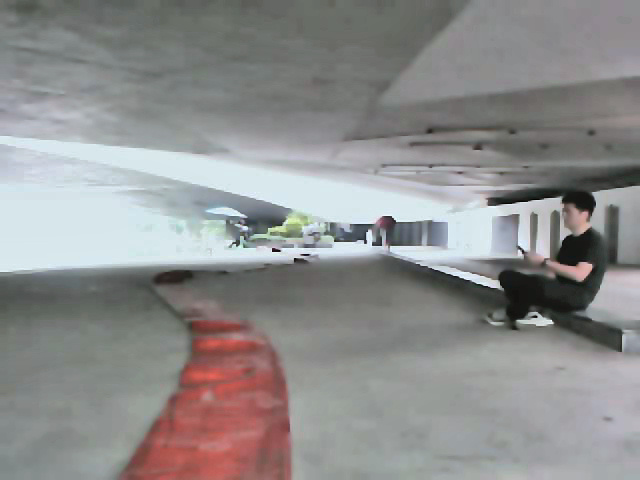
#> input picture datasets/low_light_camera_full_rgb/enhanced/lowlight_camera_full_rgb_t000000.jpg, 640 x 480 px
$ python -i image_ops.py   (imports and definitions only)   (older library calls are emulated)
#> lines starting #> are read from the running program, lines starting #| are printed output that depends on the picture
"""Frame sampling and adaptive low-light image restoration."""

from __future__ import annotations

from dataclasses import asdict, dataclass
from pathlib import Path

import cv2
import numpy as np
from PIL import Image


@dataclass(frozen=True)
class FrameMetrics:
    mean: float
    median: float
    p05: float
    p95: float
    dark_fraction: float
    highlight_fraction: float
    laplacian_variance: float

    def to_dict(self) -> dict[str, float]:
        return asdict(self)


@dataclass(frozen=True)
class EnhancementParams:
    gamma: float
    retinex_weight: float
    clahe_clip_limit: float
    denoise_sigma_color: float
    sharpen_amount: float

    def to_dict(self) -> dict[str, float]:
        return asdict(self)


@dataclass(frozen=True)
class EnhancedFrame:
    image: np.ndarray
    before: FrameMetrics
    after: FrameMetrics
    params: EnhancementParams


def sample_times(
    duration_seconds: int = 300, interval_seconds: int = 5
) -> tuple[int, ...]:
    if duration_seconds <= 0 or interval_seconds <= 0:
        raise ValueError("duration and interval must be positive")
    return tuple(range(0, duration_seconds, interval_seconds))


def validate_bgr(frame: np.ndarray) -> None:
    if not isinstance(frame, np.ndarray) or frame.dtype != np.uint8:
        raise TypeError("frame must be a uint8 numpy array")
    if frame.ndim != 3 or frame.shape[2] != 3:
        raise ValueError("frame must have shape HxWx3")


def measure_frame(frame_bgr: np.ndarray) -> FrameMetrics:
    validate_bgr(frame_bgr)
    gray = cv2.cvtColor(frame_bgr, cv2.COLOR_BGR2GRAY)
    return FrameMetrics(
        mean=float(gray.mean()),
        median=float(np.median(gray)),
        p05=float(np.percentile(gray, 5)),
        p95=float(np.percentile(gray, 95)),
        dark_fraction=float((gray < 40).mean()),
        highlight_fraction=float((gray > 245).mean()),
        laplacian_variance=float(cv2.Laplacian(gray, cv2.CV_64F).var()),
    )


def _limited_gray_world(
    frame_bgr: np.ndarray, gain_min: float = 0.85, gain_max: float = 1.18
) -> np.ndarray:
    means = frame_bgr.reshape(-1, 3).mean(axis=0)
    target = float(means.mean())
    gains = np.clip(target / np.maximum(means, 1.0), gain_min, gain_max)
    balanced = frame_bgr.astype(np.float32) * gains.reshape(1, 1, 3)
    return np.clip(balanced, 0, 255).astype(np.uint8)


def _robust_uint8(values: np.ndarray, low: float = 1.0, high: float = 99.0) -> np.ndarray:
    lower, upper = np.percentile(values, (low, high))
    if upper <= lower + 1e-6:
        return np.zeros(values.shape, dtype=np.uint8)
    normalized = (values - lower) * 255.0 / (upper - lower)
    return np.clip(normalized, 0, 255).astype(np.uint8)


def _protect_highlights(original_l: np.ndarray, candidate_l: np.ndarray) -> np.ndarray:
    mask = np.clip(
        (original_l.astype(np.float32) - 180.0) / 65.0,
        0.0,
        1.0,
    )
    protected = (
        candidate_l.astype(np.float32) * (1.0 - mask)
        + original_l.astype(np.float32) * mask
    )
    return np.clip(protected, 0, 255).astype(np.uint8)


def _conditional_unsharp(
    frame_bgr: np.ndarray,
    dark_fraction: float,
    laplacian_variance: float,
) -> tuple[np.ndarray, float]:
    amount = float(np.clip(0.45 - 0.35 * dark_fraction, 0.10, 0.45))
    if laplacian_variance > 500.0:
        amount *= 0.5
    blurred = cv2.GaussianBlur(frame_bgr, (0, 0), 1.0)
    sharpened = cv2.addWeighted(frame_bgr, 1.0 + amount, blurred, -amount, 0)
    return sharpened, amount


def enhance_low_light(frame_bgr: np.ndarray) -> EnhancedFrame:
    """Enhance a frame while adapting strength to the measured illumination."""

    validate_bgr(frame_bgr)
    before = measure_frame(frame_bgr)
    darkness = float(np.clip((115.0 - before.median) / 90.0, 0.0, 1.0))
    retinex_weight = float(0.08 + 0.52 * darkness)
    gamma = float(
        np.clip(
            np.log(115.0 / 255.0)
            / np.log(max(before.median, 1.0) / 255.0),
            0.55,
            1.0,
        )
    )

    balanced = _limited_gray_world(frame_bgr)
    lab = cv2.cvtColor(balanced, cv2.COLOR_BGR2LAB)
    lightness, channel_a, channel_b = cv2.split(lab)

    sigma_color = float(24.0 + 20.0 * darkness)
    denoised = cv2.bilateralFilter(
        lightness,
        d=7,
        sigmaColor=sigma_color,
        sigmaSpace=35.0,
    )
    illumination = cv2.GaussianBlur(denoised, (0, 0), sigmaX=31.0)
    reflectance = np.log1p(denoised.astype(np.float32)) - np.log1p(
        illumination.astype(np.float32)
    )
    retinex = _robust_uint8(reflectance)
    restored = cv2.addWeighted(
        denoised,
        1.0 - retinex_weight,
        retinex,
        retinex_weight,
        0,
    )

    gamma_lut = np.clip(
        np.power(np.arange(256, dtype=np.float32) / 255.0, gamma) * 255.0,
        0,
        255,
    ).astype(np.uint8)
    toned = cv2.LUT(restored, gamma_lut)
    clahe_clip = float(1.6 + 0.8 * darkness)
    local_contrast = cv2.createCLAHE(
        clipLimit=clahe_clip,
        tileGridSize=(8, 8),
    ).apply(toned)
    combined = cv2.addWeighted(toned, 0.65, local_contrast, 0.35, 0)
    final_lightness = _protect_highlights(lightness, combined)
    restored_bgr = cv2.cvtColor(
        cv2.merge((final_lightness, channel_a, channel_b)),
        cv2.COLOR_LAB2BGR,
    )
    output, sharpen_amount = _conditional_unsharp(
        restored_bgr,
        before.dark_fraction,
        before.laplacian_variance,
    )
    params = EnhancementParams(
        gamma=gamma,
        retinex_weight=retinex_weight,
        clahe_clip_limit=clahe_clip,
        denoise_sigma_color=sigma_color,
        sharpen_amount=sharpen_amount,
    )
    return EnhancedFrame(
        image=output,
        before=before,
        after=measure_frame(output),
        params=params,
    )


def read_video_frame(
    capture: cv2.VideoCapture, timestamp_seconds: int
) -> tuple[np.ndarray, float]:
    capture.set(cv2.CAP_PROP_POS_MSEC, timestamp_seconds * 1000.0)
    ok, frame = capture.read()
    if not ok or frame is None:
        raise RuntimeError(f"cannot read frame at {timestamp_seconds}s")
    actual_seconds = float(capture.get(cv2.CAP_PROP_POS_MSEC)) / 1000.0
    return frame, actual_seconds


def save_jpeg(path: Path, frame_bgr: np.ndarray, quality: int = 95) -> None:
    validate_bgr(frame_bgr)
    if not 1 <= quality <= 100:
        raise ValueError("JPEG quality must be in [1, 100]")
    path.parent.mkdir(parents=True, exist_ok=True)
    rgb = cv2.cvtColor(frame_bgr, cv2.COLOR_BGR2RGB)
    Image.fromarray(rgb).save(
        path,
        format="JPEG",
        quality=quality,
        subsampling=0,
    )

>>> import cv2
>>> picture = cv2.imread('../datasets/low_light_camera_full_rgb/enhanced/lowlight_camera_full_rgb_t000000.jpg')
#> picture is the input picture: shape (480, 640, 3); mean B, G, R 141.5, 141.9, 142.3
>>> result = enhance_low_light(picture)
#> in measure_frame, `gray = cv2.cvtColor(frame_bgr, cv2.COLOR_BGR2GRAY)`:
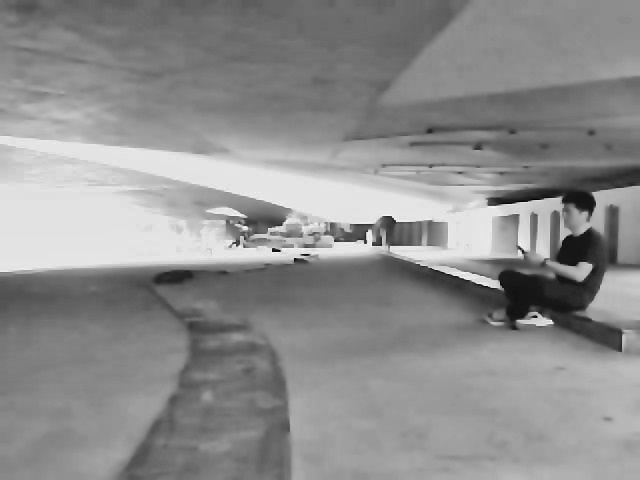
#> gray: shape (480, 640); min 1, max 250, mean 142
#> in enhance_low_light, `darkness = float(np.clip((115.0 - before.median) / 90.0, 0.0, 1.0))`: darkness = 0
#> in enhance_low_light, `retinex_weight = float(0.08 + 0.52 * darkness)`: retinex_weight = 0.08
#> in enhance_low_light, `gamma = float( np.clip( np.log(115.0 / 255.0) / np.log(max(before.medi..`: gamma = 1
#> in _limited_gray_world, `means = frame_bgr.reshape(-1, 3).mean(axis=0)`: means = [141.5, 141.9, 142.3]
#> in _limited_gray_world, `target = float(means.mean())`: target = 141.9
#> in _limited_gray_world, `gains = np.clip(target / np.maximum(means, 1.0), gain_min, gain_max)`: gains = [1, 1, 0.997]
#> in enhance_low_light, `lab = cv2.cvtColor(balanced, cv2.COLOR_BGR2LAB)`: lab: shape (480, 640, 3); mean of channels 0, 1, 2 149.5, 128, 128.4
#> in enhance_low_light, `lightness, channel_a, channel_b = cv2.split(lab)`:
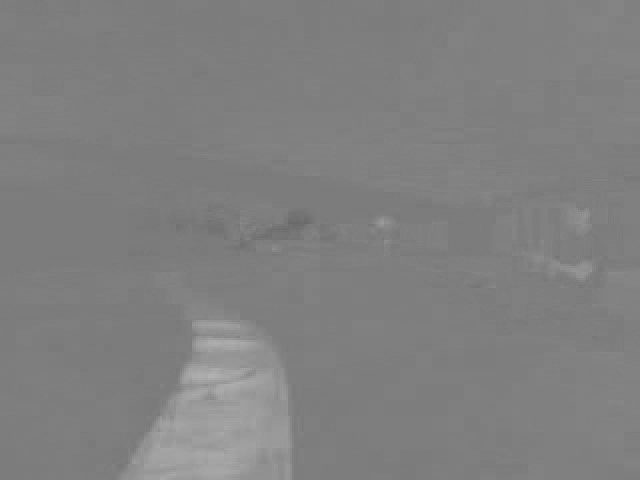
#> channel_a: shape (480, 640); min 105, max 179, mean 128
#> in enhance_low_light, `sigma_color = float(24.0 + 20.0 * darkness)`: sigma_color = 24
#> in enhance_low_light, `illumination = cv2.GaussianBlur(denoised, (0, 0), sigmaX=31.0)`:
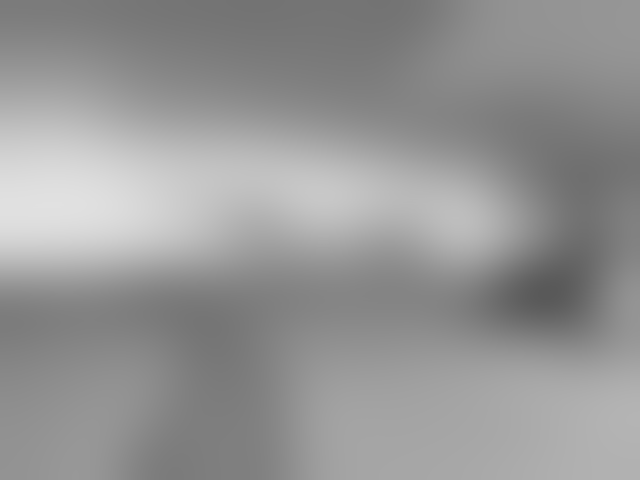
#> illumination: shape (480, 640); min 88, max 225, mean 149.5
#> in enhance_low_light, `reflectance = np.log1p(denoised.astype(np.float32)) - np.log1p( illumi..`:
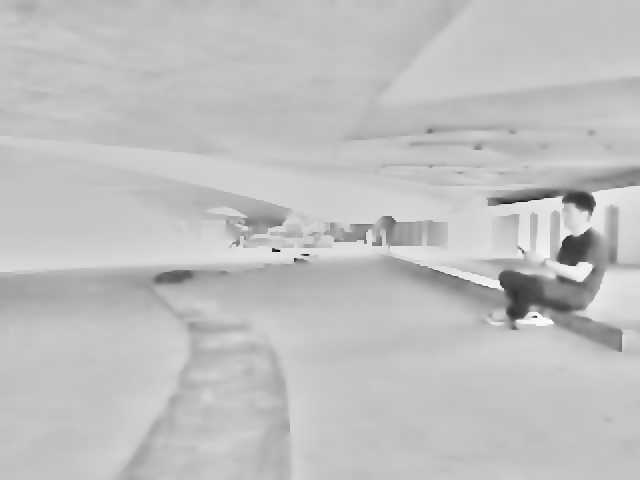
#> reflectance: shape (480, 640) float32; min -2.57, max 0.788, mean -0.0343; drawn with min black and max white
#> in _robust_uint8, `lower, upper = np.percentile(values, (low, high))`: lower = -1.32; upper = 0.417
#> in _robust_uint8, `return np.clip(normalized, 0, 255).astype(np.uint8)`:
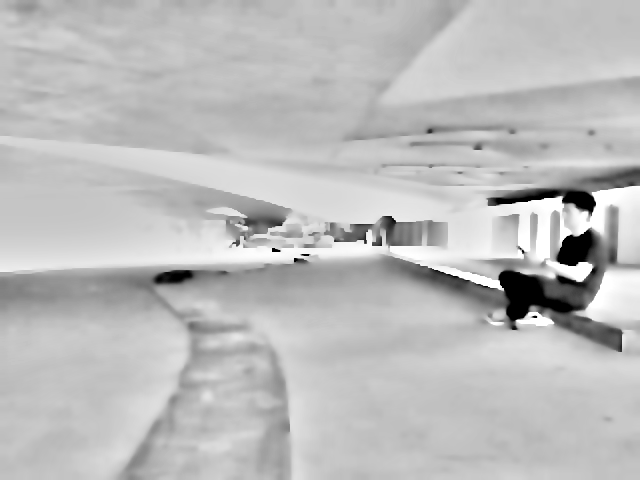
#> returned value: shape (480, 640); min 0, max 255, mean 188.5
#> in enhance_low_light, `gamma_lut = np.clip( np.power(np.arange(256, dtype=np.float32) / 255.0..`: gamma_lut = 256 values from 0 to 255
#> in enhance_low_light, `clahe_clip = float(1.6 + 0.8 * darkness)`: clahe_clip = 1.6
#> in enhance_low_light, `combined = cv2.addWeighted(toned, 0.65, local_contrast, 0.35, 0)`:
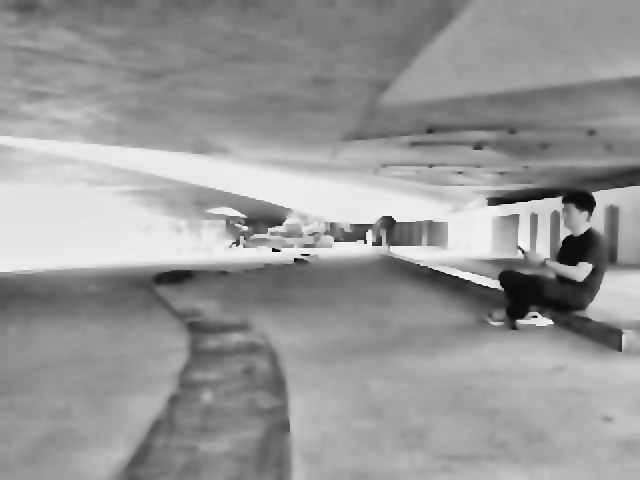
#> combined: shape (480, 640); min 8, max 244, mean 151.8
#> in _protect_highlights, `mask = np.clip( (original_l.astype(np.float32) - 180.0) / 65.0, 0.0, 1..`:
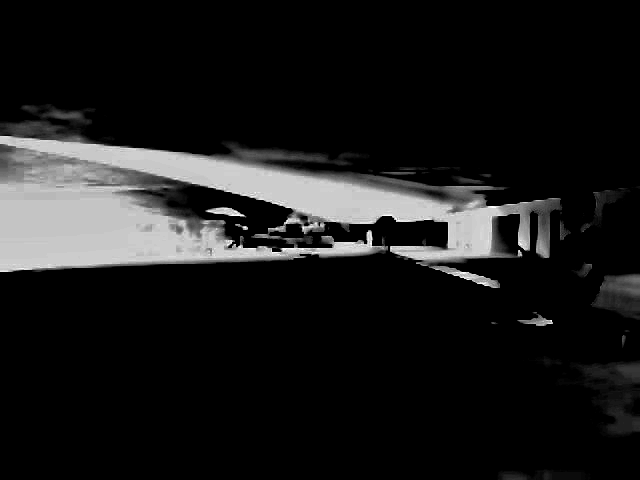
#> mask: shape (480, 640) float32; min 0, max 1, mean 0.104
#> in enhance_low_light, `output, sharpen_amount = _conditional_unsharp( restored_bgr, before.da..`: sharpen_amount = 0.445

$ run again, on datasets/low_light_camera_full_rgb/enhanced/lowlight_camera_full_rgb_t000030.jpg
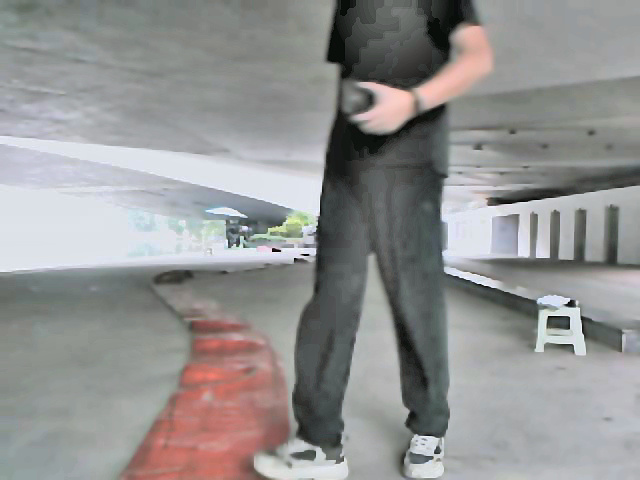
#> input picture datasets/low_light_camera_full_rgb/enhanced/lowlight_camera_full_rgb_t000030.jpg, 640 x 480 px
#> picture is the input picture: shape (480, 640, 3); mean B, G, R 145.4, 145.9, 146.2
#> darkness = 0
#> retinex_weight = 0.08
#> gamma = 1
#> means = [145.4, 145.9, 146.2]
#> target = 145.9
#> gains = [1, 0.999, 0.997]
#> lab: shape (480, 640, 3); mean of channels 0, 1, 2 152.3, 128.3, 128
#> sigma_color = 24
#> lower = -1.65; upper = 0.446
#> in _robust_uint8, `return np.clip(normalized, 0, 255).astype(np.uint8)`:
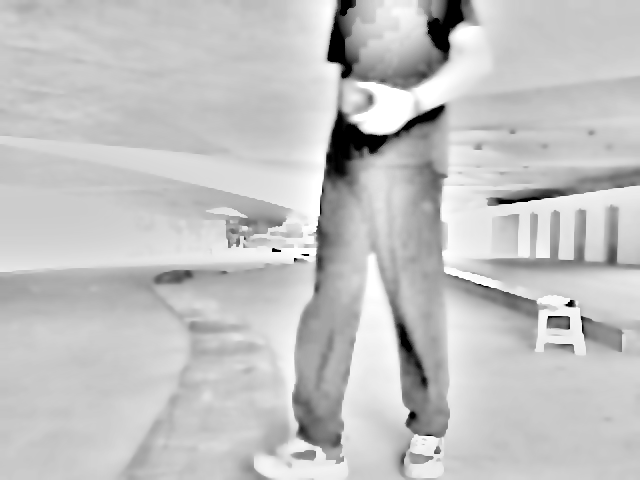
#> returned value: shape (480, 640); min 0, max 255, mean 194.4
#> gamma_lut = 256 values from 0 to 255
#> clahe_clip = 1.6
#> in _protect_highlights, `mask = np.clip( (original_l.astype(np.float32) - 180.0) / 65.0, 0.0, 1..`:
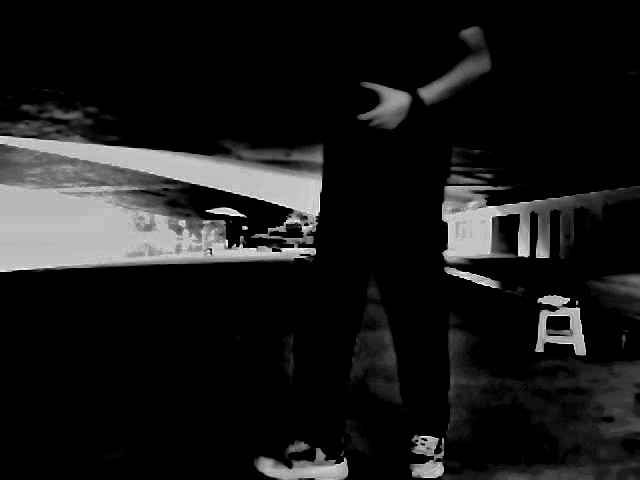
#> mask: shape (480, 640) float32; min 0, max 1, mean 0.104
#> sharpen_amount = 0.443
